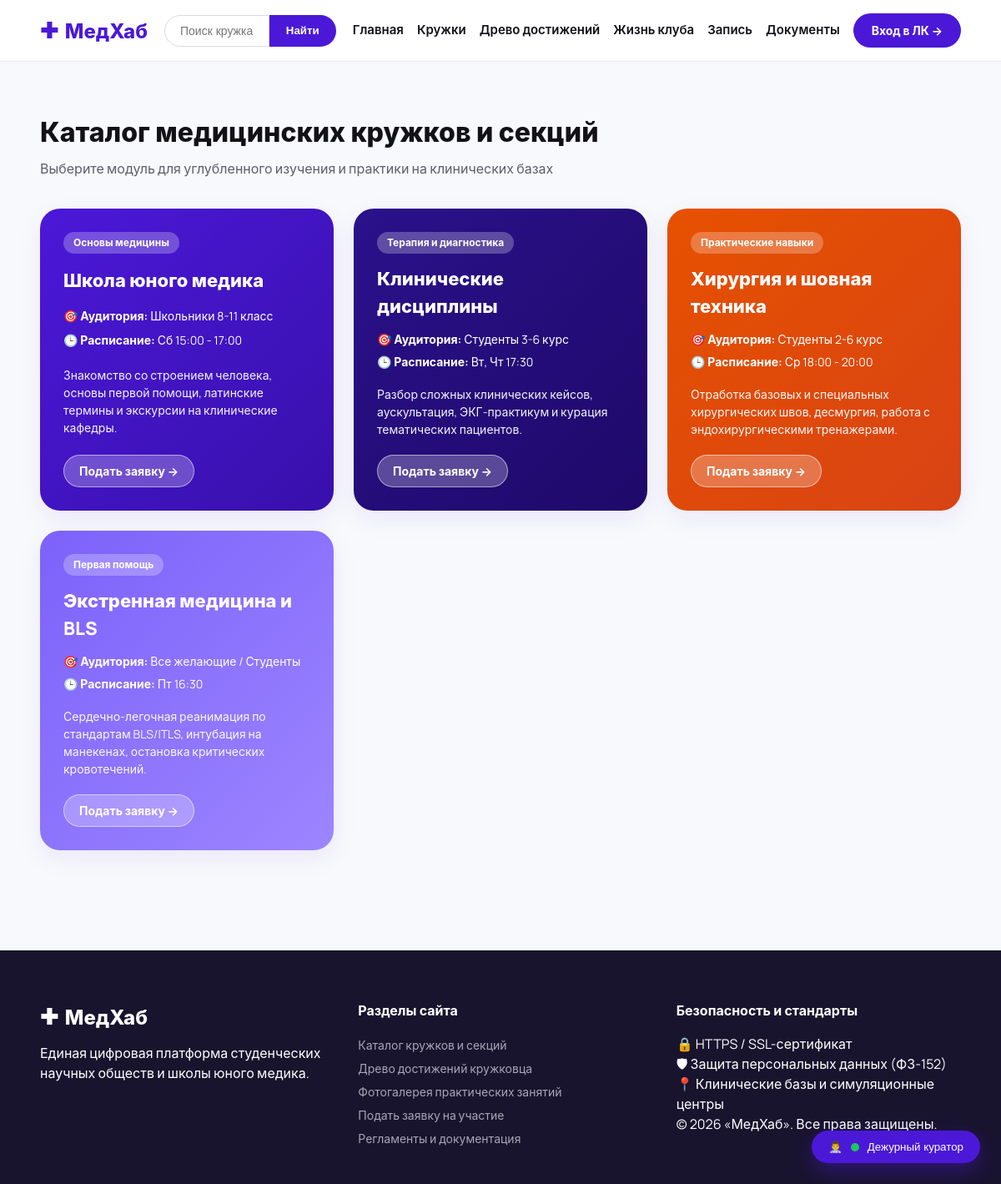
Screenshot of /directions with the database file from the repository.
### app.py (models this page shows)
class Course(db.Model):
    id = db.Column(db.Integer, primary_key=True)
    title = db.Column(db.String(150), nullable=False)
    category = db.Column(db.String(100), nullable=False)
    audience = db.Column(db.String(100), nullable=False)
    schedule = db.Column(db.String(150), nullable=False)
    description = db.Column(db.Text, nullable=False)
    accent_class = db.Column(db.String(50), default='card-purple')

### app.py (the view)
@app.route('/directions')
def directions():
    query = request.args.get('search', '').strip()
    if query:
        courses = Course.query.filter(
            Course.title.ilike(f'%{query}%') | Course.category.ilike(f'%{query}%')
        ).all()
    else:
        courses = Course.query.all()
    return render_template('directions.html', courses=courses, search_query=query)

### app.py (called while the page is built)
@app.before_request
def ensure_db_initialized():
    if not hasattr(app, '_db_initialized'):
        init_db()
        app._db_initialized = True

### templates/directions.html (shortened to what this page needs)
{% extends 'base.html' %}
{% block content %}
<section class="section">
    <div class="container">
        <h2 class="section-title">Каталог медицинских кружков и секций</h2>
        <p class="section-subtitle">Выберите модуль для углубленного изучения и практики на клинических базах</p>
        <div class="courses-grid">
            {% for course in courses %}
            <div class="course-card {{ course.accent_class }}">
                <div class="course-badge">{{ course.category }}</div>
                <h3 class="course-title">{{ course.title }}</h3>
                <p class="course-audience">🎯 <strong>Аудитория:</strong> {{ course.audience }}</p>
                <p class="course-schedule">🕒 <strong>Расписание:</strong> {{ course.schedule }}</p>
                <p class="course-desc">{{ course.description }}</p>
                <div class="course-footer">
                    <a href="{{ url_for('apply', course=course.title) }}" class="btn btn-light-pill">Подать заявку →</a>
                </div>
            </div>
            {% else %}
            <div class="empty-state">
                <p>По вашему запросу кружков не найдено. Попробуйте изменить поисковый запрос.</p>
            </div>
            {% endfor %}
        </div>
    </div>
</section>
{% endblock %}

### static/css/style.css (style rules this page uses)
:root { --purple-deep: #4b18d8; --purple-dark: #2c0987; --purple-mid: #6842ed; --lavender-light: #8f75ff; --lavender-bg: #ece8ff; --orange-accent: #e65100; --orange-light: #f97316; --lime-accent: #bbf7d0; --lime-text: #166534; --text-dark: #121118; --text-muted: #5e5d6d; --bg-page: #f8f9fc; --radius-lg: 24px; --radius-md: 16px; --radius-pill: 9999px; --shadow-soft: 0 10px 30px rgba(75, 24, 216, 0.08); }
* { box-sizing: border-box; margin: 0; padding: 0; }
body { font-family: 'Manrope', -apple-system, BlinkMacSystemFont, sans-serif; background-color: var(--bg-page); color: var(--text-dark); line-height: 1.5; }
.container { width: 92%; max-width: 1280px; margin: 0 auto; }
.btn { display: inline-flex; align-items: center; justify-content: center; text-decoration: none; font-weight: 700; font-size: 14px; cursor: pointer; border: none; transition: all 0.2s; }
.btn-light-pill { background: rgba(255, 255, 255, 0.25); color: #ffffff !important; border: 1px solid rgba(255, 255, 255, 0.5); padding: 8px 18px; border-radius: var(--radius-pill); }
.card-dark { background: linear-gradient(135deg, #2b118b 0%, #1e0969 100%); color: #ffffff; }
.card-lavender { background: linear-gradient(135deg, #7c62fa 0%, #9c85ff 100%); color: #ffffff; }
.card-orange { background: linear-gradient(135deg, var(--orange-accent) 0%, #d84315 100%); color: #ffffff; }
.card-purple { background: linear-gradient(135deg, #4b18d8 0%, #3810ab 100%) !important; color: #ffffff !important; }
.section { padding: 60px 0; }
.section-title { font-size: 32px; font-weight: 800; margin-bottom: 8px; }
.section-subtitle { color: var(--text-muted); margin-bottom: 36px; font-size: 16px; }
.courses-grid { display: grid; grid-template-columns: repeat(auto-fit, minmax(280px, 1fr)); gap: 24px; }
.course-card { border-radius: var(--radius-lg); padding: 28px; color: #ffffff !important; display: flex; flex-direction: column; justify-content: space-between; box-shadow: var(--shadow-soft); }
.course-badge { background: rgba(255, 255, 255, 0.25); display: inline-block; padding: 4px 12px; border-radius: var(--radius-pill); font-size: 12px; font-weight: 700; margin-bottom: 14px; align-self: flex-start; }
.course-title { font-size: 22px; font-weight: 800; margin-bottom: 12px; }
.course-audience, .course-schedule { font-size: 14px; margin-bottom: 6px; }
.course-desc { font-size: 14px; margin: 12px 0 20px; opacity: 0.95; }

### rows the page displays
Course: category "Основы медицины", title "Школа юного медика", audience "Школьники 8-11 класс", schedule "Сб 15:00 - 17:00", description "Знакомство со строением человека, основы первой помощи, латинские термины и экскурсии на клинические кафедры."
Course: category "Терапия и диагностика", title "Клинические дисциплины", audience "Студенты 3-6 курс", schedule "Вт, Чт 17:30", description "Разбор сложных клинических кейсов, аускультация, ЭКГ-практикум и курация тематических пациентов."
Course: category "Практические навыки", title "Хирургия и шовная техника", audience "Студенты 2-6 курс", schedule "Ср 18:00 - 20:00", description "Отработка базовых и специальных хирургических швов, десмургия, работа с эндохирургическими тренажерами."
Course: category "Первая помощь", title "Экстренная медицина и BLS", audience "Все желающие / Студенты", schedule "Пт 16:30", description "Сердечно-легочная реанимация по стандартам BLS/ITLS, интубация на манекенах, остановка критических кровотечений."
